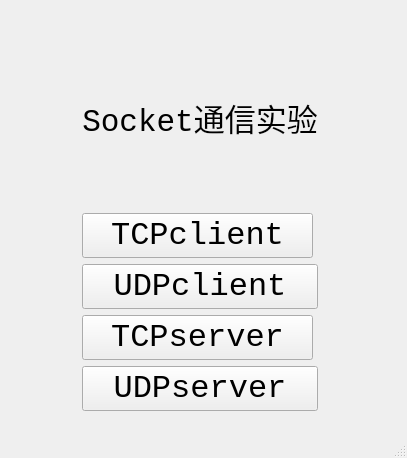
<?xml version="1.0" encoding="UTF-8"?>
<ui version="4.0">
 <class>MainWindow</class>
 <widget class="QMainWindow" name="MainWindow">
  <property name="geometry">
   <rect>
    <x>0</x>
    <y>0</y>
    <width>407</width>
    <height>458</height>
   </rect>
  </property>
  <property name="windowTitle">
   <string>Socket</string>
  </property>
  <widget class="QWidget" name="centralwidget">
   <widget class="QWidget" name="layoutWidget">
    <property name="geometry">
     <rect>
      <x>30</x>
      <y>30</y>
      <width>341</width>
      <height>381</height>
     </rect>
    </property>
    <layout class="QGridLayout" name="gridLayout">
     <item row="0" column="0">
      <widget class="QLabel" name="label">
       <property name="font">
        <font>
         <family>Consolas</family>
         <pointsize>23</pointsize>
         <italic>false</italic>
         <underline>false</underline>
         <strikeout>false</strikeout>
        </font>
       </property>
       <property name="layoutDirection">
        <enum>Qt::LeftToRight</enum>
       </property>
       <property name="text">
        <string>Socket通信实验</string>
       </property>
       <property name="textFormat">
        <enum>Qt::RichText</enum>
       </property>
       <property name="scaledContents">
        <bool>false</bool>
       </property>
       <property name="alignment">
        <set>Qt::AlignCenter</set>
       </property>
       <property name="wordWrap">
        <bool>false</bool>
       </property>
      </widget>
     </item>
     <item row="1" column="0">
      <widget class="QPushButton" name="TCPclientButton">
       <property name="maximumSize">
        <size>
         <width>231</width>
         <height>16777215</height>
        </size>
       </property>
       <property name="font">
        <font>
         <family>Consolas</family>
         <pointsize>24</pointsize>
        </font>
       </property>
       <property name="text">
        <string>TCPclient</string>
       </property>
       <property name="iconSize">
        <size>
         <width>18</width>
         <height>18</height>
        </size>
       </property>
      </widget>
     </item>
     <item row="2" column="0">
      <widget class="QPushButton" name="UDPclientButton">
       <property name="font">
        <font>
         <family>Consolas</family>
         <pointsize>24</pointsize>
        </font>
       </property>
       <property name="text">
        <string>UDPclient</string>
       </property>
      </widget>
     </item>
     <item row="3" column="0">
      <widget class="QPushButton" name="TCPserverButton">
       <property name="maximumSize">
        <size>
         <width>231</width>
         <height>16777215</height>
        </size>
       </property>
       <property name="font">
        <font>
         <family>Consolas</family>
         <pointsize>24</pointsize>
        </font>
       </property>
       <property name="text">
        <string>TCPserver</string>
       </property>
       <property name="iconSize">
        <size>
         <width>18</width>
         <height>18</height>
        </size>
       </property>
      </widget>
     </item>
     <item row="4" column="0">
      <widget class="QPushButton" name="UDPserverButton">
       <property name="font">
        <font>
         <family>Consolas</family>
         <pointsize>24</pointsize>
        </font>
       </property>
       <property name="text">
        <string>UDPserver</string>
       </property>
      </widget>
     </item>
    </layout>
   </widget>
  </widget>
  <widget class="QStatusBar" name="statusbar"/>
 </widget>
 <resources/>
 <connections/>
</ui>
